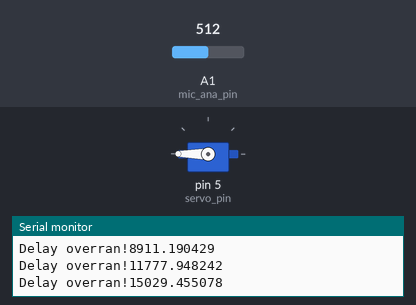
Bench run of a sketch on a simulated Arduino Uno, built with avr-gcc and run on an emulated ATmega328P. On the bench: servo, the last lines printed to the serial monitor. The test bench sets the inputs (shaded band); at power-on: A1 (mic_ana_pin) = 512.

Above: at 0.18 s.
At 0.6 s:
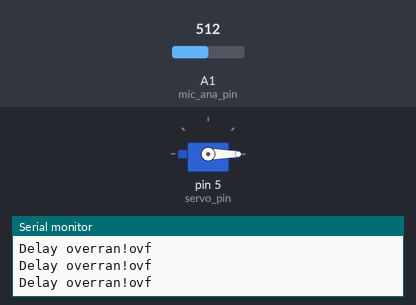
Timing chart, 0 to 2.1 s (numbered marks = the images above):
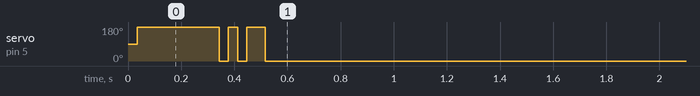

Measured:
- by itself, servo on pin 5 (servo_pin): 90° → 180° at 0.03 s, → 0° 0.48 s later

The sketch:

SimonTheSkeleton.ino
```cpp
// (licence header left out)
#include <Servo.h>
#include "PlainFFT.h"

Servo myservo;  // create servo object to control a servo
// a maximum of eight servo objects can be created

PlainFFT FFT = PlainFFT(); /* Create FFT object */
/*
 These values can be changed in order to evaluate the functions
 NOTE: human voice operates in 80Hz - 10kHz range
 */

 // TODO: up sample rate to match all human voices
const uint16_t samples = 64;
double signalFrequency = 1000;
double samplingFrequency = 5000;
uint8_t signalIntensity = 100;

/*
The mic data is sored here to persist between loops
*/
double waveform[samples];

/*
The current index of waveform
*/
int waveformHead = 0;

/*
 These are the input and output vectors
 Input vectors receive computed results from FFT
 */
double vReal[samples];
double vImag[samples];

#define SCL_INDEX 0x00
#define SCL_TIME 0x01
#define SCL_FREQUENCY 0x02

#define mic_ana_pin 1
#define servo_pin 5

void setup()
{
  // attaches the servo pin to the servo object
  myservo.attach(servo_pin);

  //zero out the waveform
  for (uint8_t i = 0; i < samples; ++i) {
    waveform[i] = 0.0;
  }

  //start the comms
  Serial.begin(115200);
  Serial.println("Ready");
}

void loop()
{
  //log start time
  unsigned long startMillis= millis();

  //read mic data
  waveform[waveformHead] = analogRead(mic_ana_pin); //0-1023

  //copy waveform out
  for (uint8_t i = 0; i < samples; ++i)
  {
    vReal[i] = waveform[ (i + waveformHead) % samples ];
  }
  //update waveformHead for next pass
  waveformHead += 1;
  waveformHead %= samples;

  //FFT!
  //PrintVector(vReal, samples, SCL_TIME);
  FFT.Windowing(vReal, samples, FFT_WIN_TYP_HAMMING, FFT_FORWARD);        /* Weigh data */
  //PrintVector(vReal, samples, SCL_TIME);
  FFT.Compute(vReal, vImag, samples, FFT_FORWARD); /* Compute FFT */
  //PrintVector(vReal, samples, SCL_INDEX);
  //PrintVector(vImag, samples, SCL_INDEX);
  FFT.ComplexToMagnitude(vReal, vImag, samples); /* Compute magnitudes */
  //PrintVector(vReal, (samples >> 1), SCL_FREQUENCY);
  //double x = FFT.MajorPeak(vReal, samples, samplingFrequency);

  //TODO: extract power in system...
  double x = 0.0;

  for (uint8_t i = 0; i < samples; ++i)
  {
    x += vReal[i];
  }

  Serial.println(x, 6);

  //TODO: Scale output to servo
  myservo.write(x);

  //log finished time & sleep for remaining of sampling time
  unsigned long stopMillis= millis();
  int32_t delayRemaining = (1000.0/samplingFrequency) - (stopMillis - startMillis);
  if(delayRemaining > 0)
  {
    delay(delayRemaining);
  }
  else
  {
    Serial.print("Delay overran!");
  }

}

void PrintVector(double *vData, uint8_t bufferSize, uint8_t scaleType)
{
  for (uint16_t i = 0; i < bufferSize; i++) {
    double abscissa;
    /* Print abscissa value */
    switch (scaleType) {
    case SCL_INDEX:
      abscissa = (i * 1.0);
      break;
    case SCL_TIME:
      abscissa = ((i * 1.0) / samplingFrequency);
      break;
    case SCL_FREQUENCY:
      abscissa = ((i * 1.0 * samplingFrequency) / samples);
      break;
    }
    Serial.print(abscissa, 6);
    Serial.print(" ");
    Serial.print(vData[i], 4);
    Serial.println();
  }
  Serial.println();
}
```
